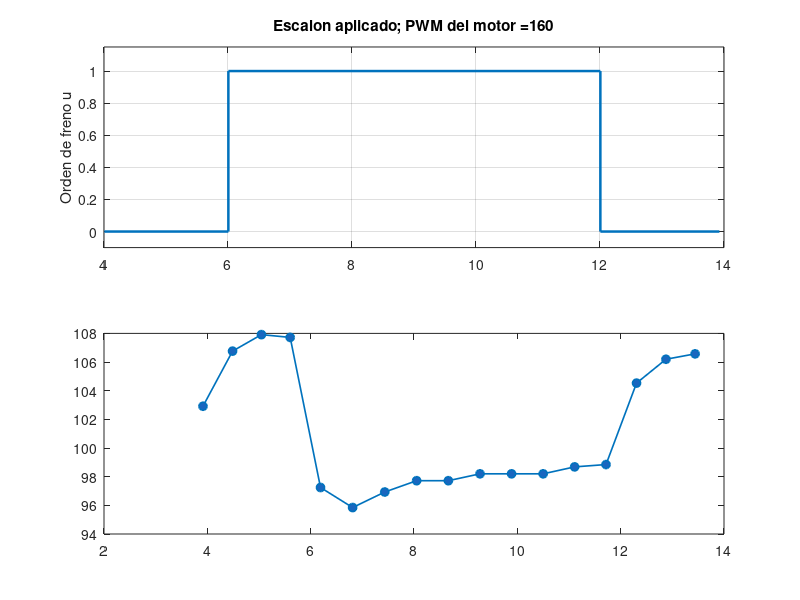

The MATLAB source for this figure: (Note: this script raises an error after producing the figure.)
%% Banco de frenado: ensayo REAL, ultimo OA completo recibido en el chat
% Ejecutar este archivo completo en MATLAB (boton Run/Ejecutar).
% No conecta ni mueve el ESP32. No necesita repetir el ensayo fisico.
% MATLAB base: graficas medidas. Control System Toolbox: tf/step/impulse.
% Fuente: registro del usuario, ACTIVE6006ms, RELEASE12006ms, final13926ms.
% Se extraen filas originales: NO se fabrican muestras antes/despues.
% Una marca por vuelta. Cada velocidad es un PROMEDIO entre dos flancos.
% No borrar otras variables ni cerrar figuras de trabajos anteriores.
clc;

% [t_ms, periodo_us, edad_ms, pulsos, u, fase]
% fase0=WARM; fase1=ACTIVE; fase2=RELEASE. Todos estos registros pwm160.
datos = [
4306 583000 99 11 0 0
4806 562000 37 12 0 0
5406 556000 81 13 0 0
5906 557000 24 14 0 0
6526 617000 27 15 1 1
7226 626000 101 16 1 1
7826 619000 82 17 1 1
8426 614000 68 18 1 1
9026 614000 54 19 1 1
9626 611000 43 20 1 1
10226 611000 32 21 1 1
10826 611000 21 22 1 1
11426 608000 13 23 1 1
12026 607000 6 24 0 2
12626 574000 32 25 0 2
13226 565000 67 26 0 2
13826 563000 104 27 0 2
];
PPR=1; tAplicar=6.006; tLiberar=12.006; tFinRegistro=13.926;
periodo=datos(:,2)/1e6;
tFlanco=(datos(:,1)-datos(:,3))/1000;
tInicio=tFlanco-periodo;
tMedio=tFlanco-periodo/2;
rpm=60./(PPR*periodo); w=rpm*2*pi/60;
assert(all(diff(datos(:,4))==1),'Faltan pulsos en la seleccion');
assert(all(abs(diff(tFlanco)-periodo(2:end))<.003),...
    'Intervalos incompatibles con los flancos transcritos');

% Ventana anterior estable: periodos COMPLETOS dentro de los ultimos2s.
libre=datos(:,6)==0 & tInicio>=tAplicar-2;
frenado=datos(:,6)==1;
assert(nnz(libre)>=3 && nnz(frenado)>=6,'Datos insuficientes');
rpmLibre=median(rpm(libre)); wLibre=rpmLibre*2*pi/60;
idx=find(frenado); rpmFinal=median(rpm(idx(end-2:end)));
rpmMin=min(rpm(frenado));
K_observada=(rpmFinal-rpmLibre)*2*pi/60; % u0->1, [rad/s]/u
fprintf('DATOS DEL ULTIMO ENSAYO\n');
fprintf('Freno:1200->1350us; motorPWM160 constante; escalon0->1.\n');
fprintf('Libre (mediana3periodos):%.2fRPM\n',rpmLibre);
fprintf('Minimo medido por periodo:%.2fRPM\n',rpmMin);
fprintf('Mediana3ultimos periodos frenados:%.2fRPM\n',rpmFinal);
fprintf('Cambio final aproximado:%.2fRPM (%.2f%%)\n',rpmFinal-rpmLibre,100*(rpmFinal/rpmLibre-1));
fprintf('Ganancia incremental aproximada:%.5f(rad/s)/u\n',K_observada);

fig1=figure('Name','Ensayo fisico: entrada y velocidad','Color','w');
subplot(2,1,1);
stairs([tAplicar-2 tAplicar tLiberar tFinRegistro],[0 1 0 0],...
    'LineWidth',1.8);ylim([-.1 1.15]);grid on;
ylabel('Orden de freno u');title('Escalon aplicado; PWM del motor =160');
subplot(2,1,2);
plot(tMedio,rpm,'o-','LineWidth',1.2,'MarkerFaceColor',[.1 .4 .75]);hold on;
xline(tAplicar,'--','Aplicar');xline(tLiberar,'--','Liberar');
yline(rpmLibre,':','Referencia libre');grid on;
xlim([tAplicar-2 tFinRegistro]);xlabel('Tiempo del ensayo [s]');ylabel('RPM');
title('Promedios entre flancos, situados en el centro de cada intervalo');

%% Modelo empirico discreto de la RESPUESTA MEDIDA
% Se remuestrea a0.6s, comparable al intervalo real entre pulsos.
% La interpolacion NO agrega informacion ni mediciones independientes.
% Se usa FIR porque la respuesta cae y luego recupera parcialmente: un
% primer orden monotono no describe esa forma. No se inventa una tau.
% Modelo DESCRIPTIVO local: no validado para otras presiones/velocidades.
Ts=.6; % Paso del modelo; NO cambia los20ms nominales del firmware.
ti=tMedio(frenado)-tAplicar;
yi=w(frenado)-wLibre;
tModelo=(0:Ts:floor(max(ti)/Ts)*Ts)';
assert(numel(tModelo)>=6,'Pocos puntos para modelo discreto');
respuestaEscalon=[0;interp1(ti,yi,tModelo(2:end),'linear')];
assert(all(isfinite(respuestaEscalon)),'No extrapolar datos ausentes');
% Para escalon unitario: s[k]=sum(b[0:k]); por tanto b[k]=s[k]-s[k-1].
b=[respuestaEscalon(1);diff(respuestaEscalon)]';
den=[1 zeros(1,numel(b)-1)]; % denominador z^N; FIR causal, polos en0.
resultado=struct('fuente','Ultimo OA completo recibido por chat',...
    'tipo','FIR descriptivo de respuesta medida','Ts_s',Ts,'b',b,'den',den,...
    'rpm_libre',rpmLibre,'rpm_minima',rpmMin,'rpm_final_aprox',rpmFinal,...
    'ganancia_observada_rad_s_por_u',K_observada,...
    'validado_en_otro_ensayo',false);
carpeta=fileparts(mfilename('fullpath'));
save(fullfile(carpeta,'resultado_ensayo_real.mat'),'resultado','datos');
saveas(fig1,fullfile(carpeta,'01_Ensayo_medido.png'));

if exist('tf','file') && exist('step','file') && exist('impulse','file')
    G=tf(b,den,Ts);G.InputName='Orden incremental del freno';
    G.OutputName='Cambio de velocidad angular medida';
    disp('Modelo discreto FIR aproximado:');disp(G);
    [s,tm]=step(G,tModelo);s=squeeze(s);s=s(:);
    assert(max(abs(s-respuestaEscalon))<1e-7,...
        'La conversion a tf no conserva la respuesta al escalon');
    fig2=figure('Name','Modelo y datos del escalon','Color','w');
    plot(ti,w(frenado)*60/(2*pi),'o','MarkerSize',7);hold on;
    stairs(tm,(wLibre+s)*60/(2*pi),'LineWidth',1.5);grid on;
    xlabel('Tiempo desde aplicar el freno [s]');ylabel('RPM');
    legend('Promedio real entre flancos','Modelo discreto descriptivo','Location','best');
    title('Aproximacion a0.6s: no identifica dinamicas mas rapidas');
    fig3=figure('Name','Respuesta al impulso en MATLAB','Color','w');
    impulse(G,0:Ts:6);grid on;
    title('Respuesta al impulso DEL MODELO empirico discreto');
    saveas(fig2,fullfile(carpeta,'02_Modelo_escalon.png'));
    saveas(fig3,fullfile(carpeta,'03_Impulso_MATLAB.png'));
    save(fullfile(carpeta,'resultado_ensayo_real.mat'),'resultado','datos','G');
    fprintf('Graficas y MAT guardados en:%s\n',carpeta);
    fprintf('El impulso es simulado por MATLAB; no fue aplicado fisicamente.\n');
else
    warning(['Falta Control System Toolbox (tf/step/impulse). La grafica de datos ',...
        'esta lista; la respuesta al impulso en MATLAB sigue pendiente.']);
end
fprintf(['LIMITES:1marca/vuelta, observaciones cada~0.6s, calibracion local, ',...
    'sin medicion de torque/fuerza. No se afirma PID sintonizado.\n']);
